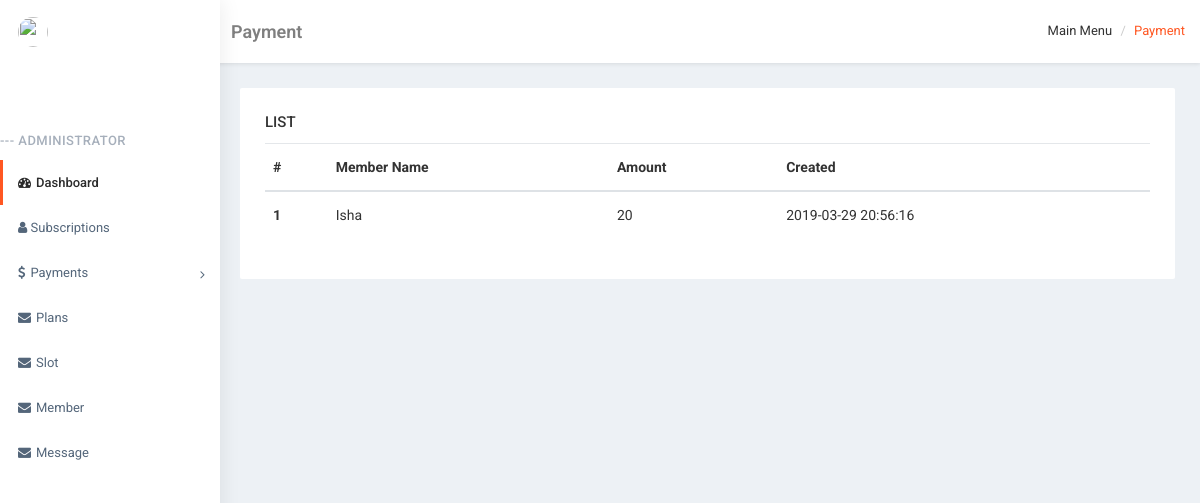
Page /user/Payments.php (signed in) on the committed database.
### tables this page shows
CREATE TABLE `subscription` (
  `SubscriptionId` int(11) UNSIGNED NOT NULL,
  `MemberId` int(11) NOT NULL,
  `SlotId` int(11) NOT NULL,
  `PlanID` int(11) NOT NULL,
  `DateStart` date NOT NULL,
  `DateEnd` date NOT NULL,
  `Amount` decimal(10,0) NOT NULL,
  `status` tinyint(1) NOT NULL DEFAULT '1',
  `created` datetime NOT NULL
);

CREATE TABLE `members` (
  `MemberId` int(11) UNSIGNED NOT NULL,
  `MemberType` tinyint(1) NOT NULL DEFAULT '2',
  `MemberName` varchar(40) NOT NULL,
  `MemberEmailId` varchar(60) NOT NULL,
  `MembePhone` varchar(10) NOT NULL,
  `MemberGender` tinyint(1) NOT NULL DEFAULT '1',
  `MemberDob` date NOT NULL,
  `MemberJoiningDate` date NOT NULL,
  `MemberPassword` varchar(100) NOT NULL,
  `MemberAddress` text,
  `MemberActiveStatus` tinyint(1) NOT NULL DEFAULT '1',
  `created` datetime NOT NULL
);

### user/Payments.php (the view, shortened to what this page needs)
<?php include('header.php') ?>
<div class="adminbox-right" id="page-wrapper">
    <div class="container-fluid">
        <div class="flex-box bg-title">
            <div class="flex-box_left">
                <h4 class="page-title">Payment</h4>
            </div>
            <div class="flex-box_right">
                <ol class="breadcrumb">
                    <li>Main Menu</li>
                    <li class="active">Payment</li>
                </ol>
            </div>
        </div>
        <div class="row">
            <div class="col-md-12">
                <div class="white-box">
                    <div class="box-title">
                        <div class="caption ">
                            <span class="caption-subject font-dark bold uppercase">List</span>
                        </div>
                    </div>
                    <div class="box-body flip-scroll">
                        <table class="table table-bordered table-striped table-condensed flip-content">
                            <thead>
                                <tr>
                                    <th scope="col">#</th>
                                    <th scope="col">Member Name</th>
                                    <th scope="col">Amount</th>
                                    <th scope="col">Created</th>
                                </tr>
                            </thead>
                            <tbody>
                                <?php
                                    $check_query = "SELECT SubscriptionId, MemberId, SlotId, PlanID, DateStart, DateEnd, Amount, status, created FROM subscription";
                                    $result = mysqli_query($db, $check_query);
                                ?>
                                        <?php while ($res = mysqli_fetch_array($result)) { ?>
                                            <?php
                                            $member_query = "SELECT MemberName FROM members WHERE MemberId = ".$res['MemberId'];
                                            $member_result = mysqli_query($db, $member_query);
                                            $member = mysqli_fetch_assoc($member_result);
                                            ?>
                                            <tr>
                                                <th scope="row"><?php echo $res['SubscriptionId'] ?></th>
                                                <td><?php echo $member['MemberName'] ?></td>
                                                <td><?php echo $res['Amount'] ?></td>
                                                <td><?php echo $res['created'] ?></td>
                                            </tr>
                                        <?php } ?>
                            </tbody>
                        </table>
                    </div>
                </div>
            </div>
        </div>
    </div>
</div>
<?php include('footer.php') ?>

### user/css/StyleSheet.css (style rules this page uses)
* { margin: 0px; padding: 0px; }
.row { margin-right: -7.5px; margin-left: -7.5px; }
.col-lg-1, .col-lg-10, .col-lg-11, .col-lg-12, .col-lg-2, .col-lg-3, .col-lg-4, .col-lg-5, .col-lg-6, .col-lg-7, .col-lg-8, .col-lg-9, .col-md-1, .col-md-10, .col-md-11, .col-md-12, .col-md-2, .col-md-3, .col-md-4, .col-md-5, .col-md-6, .col-md-7, .col-md-8, .col-md-9, .col-sm-1, .col-sm-10, .col-sm-11, .col-sm-12, .col-sm-2, .col-sm-3, .col-sm-4, .col-sm-5, .col-sm-6, .col-sm-7, .col-sm-8, .col-sm-9, .col-xs-1, .col-xs-10, .col-xs-11, .col-xs-12, .col-xs-2, .col-xs-3, .col-xs-4, .col-xs-5, .col-xs-6, .col-xs-7, .col-xs-8, .col-xs-9 { padding-left: 7.5px; padding-right: 7.5px; }
body { font-family:'Roboto';font-size:13px;color:#333;overflow: hidden; }
.panel, .white-box { border-radius: 2px; }
.white-box { background: #fff; padding: 25px; margin-bottom: 15px; }
.adminbox .adminbox-right { padding: 0 0 60px;min-height: 568px;background: #edf1f5;width: 84%;padding-left: 0px; }
#page-wrapper { padding: 0px;min-height: 568px;background: #edf1f5;height: 100vh;overflow: auto; }
.container-fluid { padding-left: 25px; padding-right: 25px; padding-bottom: 15px; }
.bg-title { background: #fff; overflow: hidden; padding: 15px 15px 20px; margin-bottom: 25px; margin-left: -24px; margin-right: -25px; box-shadow: 0 1px 4px 0 rgba(0,0,0,.1); }
.flex-box { display: flex;justify-content: space-between; }
.bg-title .breadcrumb { background: 0 0; margin-bottom: 0; float: right; padding: 0; margin-top: 8px; }
.breadcrumb > li { display: inline-block; }
.bg-title .breadcrumb .active { color: #FF5722; }
.breadcrumb > li + li:before { content: "/\00a0"; padding: 0 5px; color: #ccc; }
.breadcrumb::after { display: block; content: ""; clear: both; }
.bg-title h4 { color: rgba(0,0,0,.5); font-weight: 600; margin-top: 6px; }
h4 { line-height: 22px; font-size: 18px; }
.white-box .box-title { margin: 0 0 12px; font-weight: 500; text-transform: uppercase; font-size: 15px; }
.table { width: 100%; max-width: 100%; margin-bottom: 1rem; background-color: transparent; font-size: 14px; }
table { border-collapse: collapse; }
.table thead th { vertical-align: bottom; border-bottom: 2px solid #dee2e6; }
.table td, .table th { padding: .75rem; vertical-align: top; border-top: 1px solid #dee2e6; }
th { text-align: inherit; }
.table>tbody>tr>td, .table>tbody>tr>th, .table>tfoot>tr>td, .table>tfoot>tr>th, .table>thead>tr>td, .table>thead>tr>th { padding: 15px 8px; }
.table-bordered, .table>tbody>tr>td, .table>tbody>tr>th, .table>tfoot>tr>td, .table>tfoot>tr>th, .table>thead>tr>td, .table>thead>tr>th { border-top: 1px solid #e4e7ea; }

### rows in the picture
subscription: SubscriptionId "1", MemberId.MemberName "Isha", Amount "20", created "2019-03-29 20:56:16"

### other values in the picture
$_SESSION['logged_user']['MemberName'] "ADMINISTRATOR"
